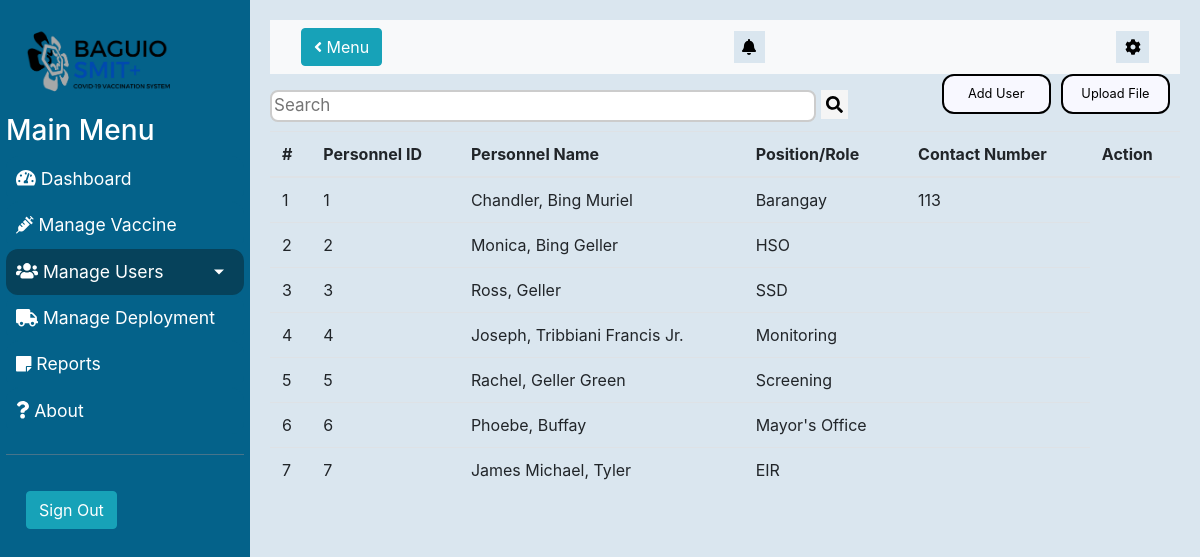
The page /AdminBackEnd/ManagePersonnelHome.php on the database as committed earlier.
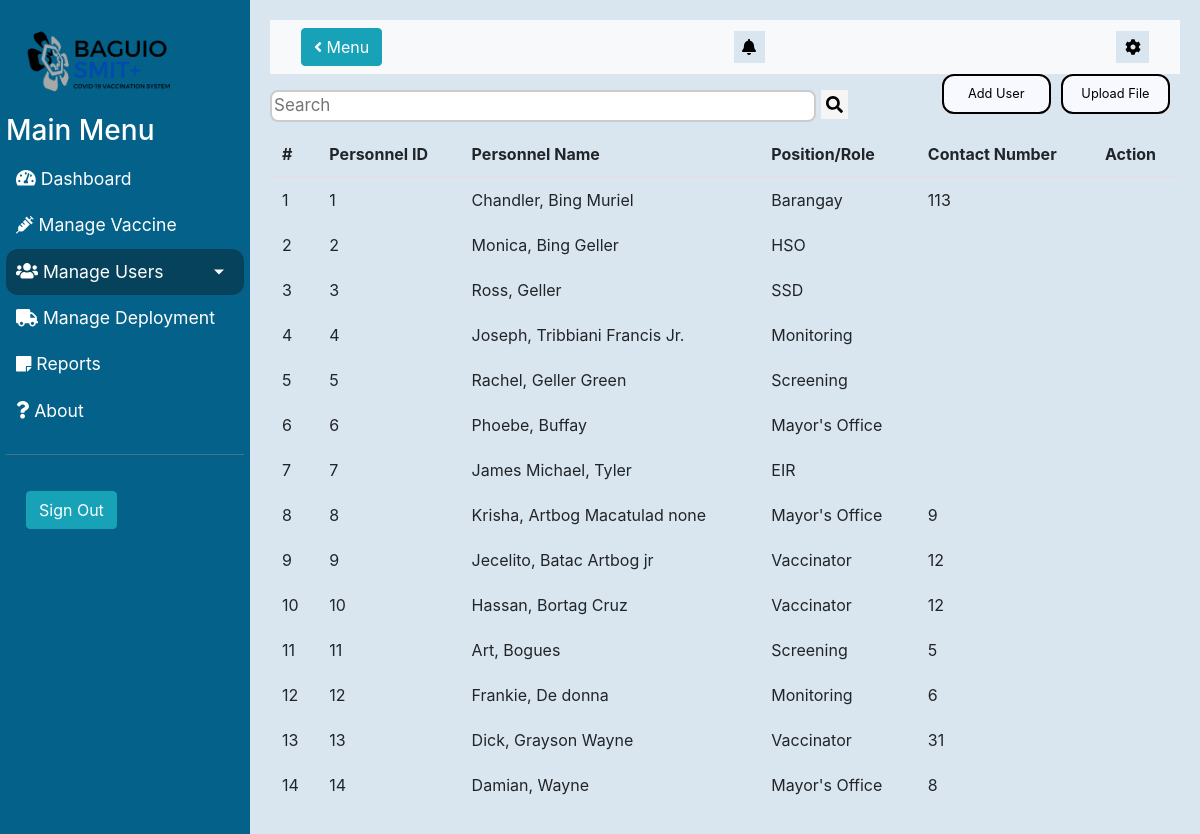
The same page on the database as committed later.
### tables this page shows
CREATE TABLE `employee` (
  `employee_id` int(11) NOT NULL,
  `employee_first_name` varchar(255) NOT NULL,
  `employee_last_name` varchar(255) NOT NULL,
  `employee_middle_name` varchar(255) DEFAULT NULL,
  `employee_suffix` varchar(255) DEFAULT NULL,
  `employee_role` varchar(255) NOT NULL,
  `barangay_id` int(11) DEFAULT NULL,
  `employee_contact_number` char(11) NOT NULL
);

### require/getEmployee.php (called while the page is built)
<?php
    include("../includes/database.php");
    include("../includes/constructor.php");
    $query = "SELECT * FROM employee";
    $employees = [];
    $stmt = $database->stmt_init();
    $stmt->prepare($query);
    $stmt->bind_result($employeeId, $employeeLastName, $employeeFirstName, $employeeMiddleName, $employeeSuffix, $employeeRole, $employeeContactNumber);
    $stmt->execute();
    while ($stmt->fetch()){
        $employee = new employeeInfo($employeeId, $employeeLastName, $employeeFirstName, $employeeMiddleName, $employeeSuffix, $employeeRole, $employeeContactNumber);
        $employees[] = $employee;
    }

### includes/constructor.php (called while the page is built, shortened)
<?php
class employeeInfo{
    private $employeeId;
    private $employeeLastName;
    private $employeeFirstName;
    private $employeeMiddleName;
    private $employeeSuffix;
    private $employeeRole;
    private $employeeContact;
    public function __construct($empId, $empLast, $empFirst, $empMiddle, $empSuffix, $empRole, $empNumber)
    {
        $this->employeeId = $empId;
        $this->employeeLastName = $empLast;
        $this->employeeFirstName = $empFirst;
        $this->employeeMiddleName = $empMiddle;
        $this->employeeSuffix = $empSuffix;
        $this->employeeRole = $empRole;
        $this->employeeContact = $empNumber;
    }
    public function getEmployeeId()
    {
        return $this->employeeId;
    }
    public function getEmployeeLastName()
    {
        return $this->employeeLastName;
    }
    public function getEmployeeFirstName()
    {
        return $this->employeeFirstName;
    }
    public function getEmployeeMiddleName()
    {
        return $this->employeeMiddleName;
    }
    public function getEmployeeContact()
    {
        return $this->employeeContact;
    }
    public function getEmployeeRole()
    {
        return $this->employeeRole;
    }
    public function getEmployeeSuffix()
    {
        return $this->employeeSuffix;
    }
}
?>

### AdminBackEnd/ManagePersonnelHome.php (the view, shortened to what this page needs)
<?php
include_once("../includes/database.php") ?>
<head>
    <link href="../css/style.css" rel="stylesheet">
    <link href="https://stackpath.bootstrapcdn.com/bootstrap/4.3.1/css/bootstrap.min.css"
 rel="stylesheet">
</head>
<body>
<div class="wrapper">
    <nav id="sidebar">
        <div class="sidebar-header">
            <div class="sidebar-brand-icon">
                <img style="width:150px;" src="../img/SMIT+.png" alt="Baguio Logo">
            </div>
        </div>
        <ul class="list-unstyled components">
            <h3 id="mainmenu">Main Menu</h3>
            <li>
                <a href="#"><i class="fas fa-tachometer-alt"></i> Dashboard</a>
            </li>
            <li>
                <a href="ManageVaccineHome.php"><i class="fas fa-syringe"></i> Manage Vaccine</a>
            </li>
            <li class="active">
                <a href="#ManageUsersSubmenu" data-toggle="collapse" aria-expanded="false" class="dropdown-toggle"><i
                            class="fas fa-users"></i> Manage Users</a>
            </li>
            <li>
                <a href="ManageDeployment.php"><i class="fas fa-truck"></i> Manage Deployment</a>
            </li>
            <li>
                <a href="ManageReportHome.php"><i class="fas fa-sticky-note"></i> Reports</a>
            </li>
            <li>
                <a href="aboutAdmin.html"><i class="fas fa-question"></i> About</a>
            </li>
        </ul>
        <ul class="list-unstyled CTAs">
            <button type="button" class="btn btn-info">
                <span>Sign Out</span>
            </button>
        </ul>
    </nav>
    <div id="content">
        <nav class="navbar navbar-expand-lg navbar-light bg-light">
            <div class="container-fluid">
                <button type="button" id="sidebarCollapse" class="btn btn-info" onclick="Toggle()">
                    <i class='fas fa-angle-left'></i> Menu
                </button>
                <button class="btnTop">
                    <i class="fas fa-bell"></i>
                </button>
                <button class="btnTop btnBell">
                    <i class="fas fa-cog"></i>
                </button>
            </div>
        </nav>
        <button id="uploadFileBtn" type="button" class="buttonTop" data-toggle="modal" data-target="#upload-File">
            Upload File
        </button>
        <button id="addPersonnelBtn" type="button" class="buttonTop">Add User</button>
        <div class="search-container">
            <input type="text" placeholder="Search" id="searchPersonnel" name="searchPersonnel" onkeyup="searchPersonnel()">
            <button type="submit" id="searchPersonnelBtn" name="searchPersonnelBtn" onclick="searchPersonnel()"><i class="fa fa-search"></i></button>
        </div>
        <table class="table table-row table-hover" id="personnelTable">
            <thead>
            <tr>
                <th scope="col">#</th>
                <th scope="col">Personnel ID</th>
                <th scope="col">Personnel Name</th>
                <th scope="col">Position/Role</th>
                <th scope="col">Contact Number</th>
                <th scope="col">Action</th>
            </tr>
            </thead>
            <?php
            require_once '../require/getEmployee.php';
            $count = 0;
            foreach ($employees as $emp) {
                $count++;
                $id = $emp->getEmployeeId();
                $role = $emp->getEmployeeRole();
                $contact = $emp->getEmployeeContact();
                if ($emp->getEmployeeMiddleName() == null && $emp->getEmployeeSuffix() == null) {
                    $name = $emp->getEmployeeLastName() . ", " . $emp->getEmployeeFirstName();
                } else if ($emp->getEmployeeSuffix() == null) {
                    $name = $emp->getEmployeeLastName() . ", " . $emp->getEmployeeFirstName() . " " . $emp->getEmployeeMiddleName();
                } else if ($emp->getEmployeeMiddleName() == null) {
                    $name = $emp->getEmployeeLastName() . ", " . $emp->getEmployeeFirstName() . " " . $emp->getEmployeeSuffix();
                } else {
                    $name = $emp->getEmployeeLastName() . ", " . $emp->getEmployeeFirstName() . " " . $emp->getEmployeeMiddleName() . " " . $emp->getEmployeeSuffix();
                }
                echo "<tr>
                <td>$count</td>
                <td>$id</td>
                <td>$name</td>
                <td>$role</td>
                <td>$contact</td>
                </tr>";
            }
            ?>
        </table>
    </div>
</div>
</body>

### css/style.css (style rules this page uses)
body { font-family: 'Poppins', sans-serif; }
.sidebar-brand-icon { padding-bottom: 0%; margin-bottom: -12%; }
a, a:hover, a:focus { color: inherit; text-decoration: none; transition: all 0.3s; border-radius: 12px; }
.buttonTop { display: block; float: right; background: ghostwhite; border: 2px solid black; width: 12%; height: 40px; color: black!important; margin-right: 10px; font-size: 80%; }
.buttonTop { border-radius: 12px; }
.search-container button { display: inline-block; padding: 6px 5px; background: whitesmoke; font-size: 17px; border: none; cursor: pointer; width: 3%; height: auto; }
.search-container { margin-bottom: 1%; }
input[type=text] { font-size: 17px; height: auto; display: inline-block; border: 2px solid #ccc; border-radius: 8px; }
.wrapper { display: flex; width: 100%; align-items: stretch; background-color: #ffffff; position: relative; overflow: hidden; }
#sidebar { min-width: 250px; max-width: 250px; background: #04628A; color: #fff; transition: all 0.3s; padding: .5%; }
#sidebar .sidebar-header { padding: 20px; background: #04628A; }
#sidebar ul.components { padding: 20px 0; border-bottom: 1px solid #47748b; }
#sidebar ul li a { padding: 10px; font-size: 1.1em; display: block; }
#sidebar ul li a { color: #fff !important; background: #04628A; ; }
#sidebar ul li.active>a, a[aria-expanded="true"] { color: #fff; background: #06425b; }
a[data-toggle="collapse"] { position: relative; }
.dropdown-toggle::after { display: block; position: absolute; top: 50%; right: 20px; transform: translateY(-50%); }
ul.CTAs { padding: 20px; }
.btnTop { border: none; background: #dae6ef; padding: 1%; }
#searchVaccine,#searchPatient,#searchPersonnel { width: 60%; }
#content { background-color: #dae6ef; width: 100%; padding: 20px; min-height: 100vh; transition: all 0.3s; }

Rows that differ between the two databases and show on the page:
added employee: employee_id "8", name "Krisha, Artbog Macatulad none", employee_role "Mayor's Office", barangay "9"
added employee: employee_id "9", name "Jecelito, Batac Artbog jr", employee_role "Vaccinator", barangay "12"
added employee: employee_id "10", name "Hassan, Bortag Cruz", employee_role "Vaccinator", barangay "12"
added employee: employee_id "11", name "Art, Bogues", employee_role "Screening", barangay "5"
added employee: employee_id "12", name "Frankie, De donna", employee_role "Monitoring", barangay "6"
added employee: employee_id "13", name "Dick, Grayson Wayne", employee_role "Vaccinator", barangay "31"
added employee: employee_id "14", name "Damian, Wayne", employee_role "Mayor's Office", barangay "8"
